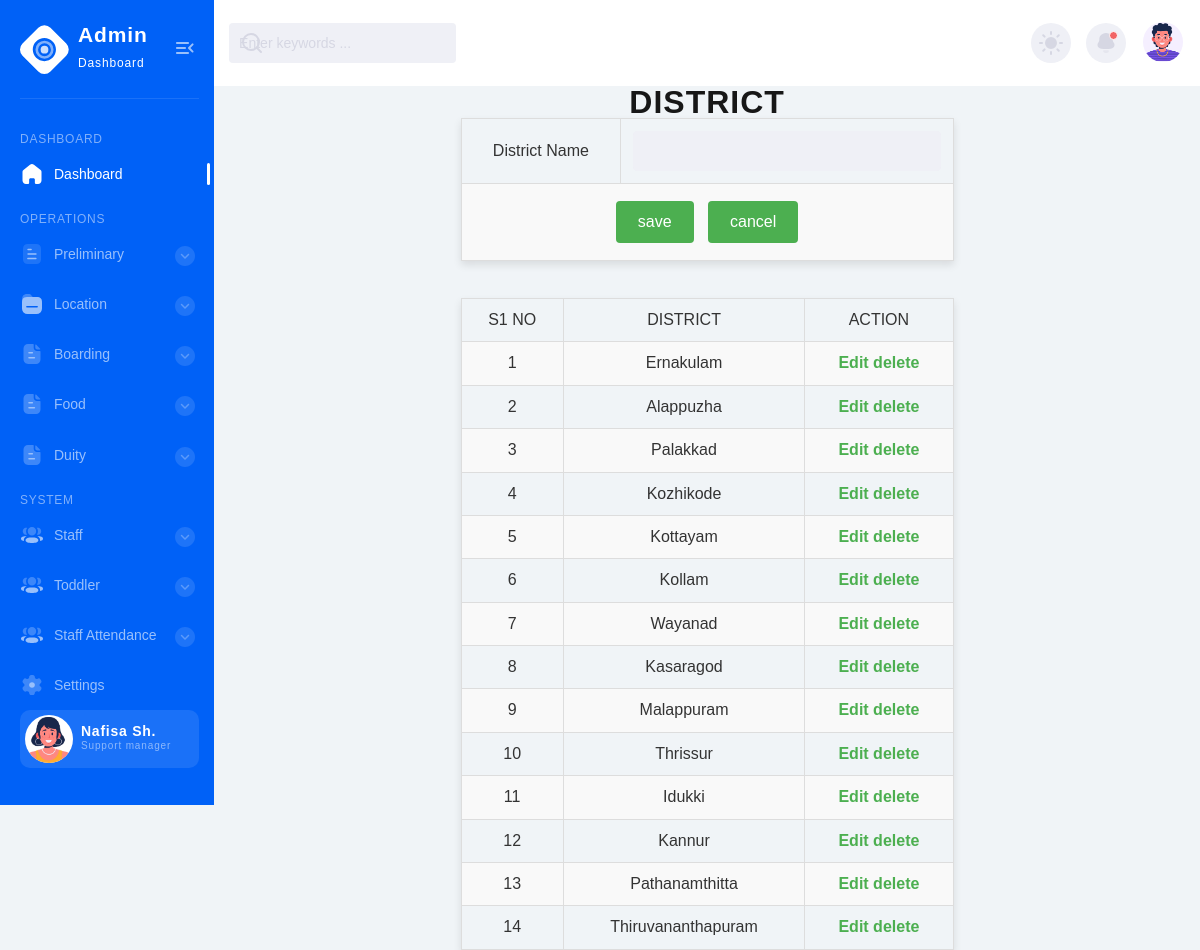
Page /Project/Admin/district.php on the committed database.
### tables this page shows
CREATE TABLE `tbl_district` (
  `district_id` int(11) NOT NULL,
  `district_name` varchar(50) NOT NULL
);

### Project/Admin/district.php (the view, shortened to what this page needs)
<?php include("Head.php") ?>
<?php
include("../Assets/Connection/Connection.php");
$ename="";
?>
<!DOCTYPE html PUBLIC "-//W3C//DTD XHTML 1.0 Transitional//EN" "http://www.w3.org/TR/xhtml1/DTD/xhtml1-transitional.dtd">
<html xmlns="http://www.w3.org/1999/xhtml">
<head>
</head>
<body>
<form id="form1" name="form1" method="post" action="">
<h1 align="center"> DISTRICT </h1>
  <table  border="1" align="center">
    <tr>
      <td>District&nbsp;Name</td>
      <td><label form="txt_district"></label>
	  <input type="text" name="txt_district" id="txt_district" value="<?php echo $ename?>" /></td>
    </tr>
    <tr>
      <td colspan ="2" align="center">
      <input type="submit" name="btn_save" id="btn_save" value="save" />
      <input type="submit" name="btn_cancel" id="btn_cancel" value="cancel" /></td>
    </tr>
  </table>
  <br /><br/>
  <table border="1" cols="2" align="center">
    <tr>
      <td>S1 NO</td>
      <td>DISTRICT</td>
      <td>ACTION</td>
    </tr>
    <?PHP
	$i=0;
	$selQry ="select * from tbl_district";
	$result = $con -> query($selQry);
	while($data = $result -> fetch_assoc())
	{
		$i++
		?>
    <tr>
      <td><?php echo $i ?></td>
      <td><?php echo $data['district_name'] ?></td>
      <td>
      <a href="district.php?eid= <?php echo $data['district_id'] ?>" class="a">Edit </a>
      <a href="district.php?did= <?php echo $data['district_id'] ?>" class="a">delete </a>
      </td>
    </tr>
    <?php
	}
	?>
  </table>
</form>
</body>
</html>
<?php include("Foot.php") ?>

### Project/Admin/district.php (style rules this page uses)
body { font-family: Arial, sans-serif; background-color: #f0f4f7; color: #333; }
table { width: 50%; margin: 0 auto; border-collapse: collapse; box-shadow: 0 4px 8px rgba(0, 0, 0, 0.1); }
table, th, td { border: 1px solid #ddd; padding: 12px; text-align: center; }
tr:nth-child(even) { background-color: #f9f9f9; }
input[type="text"], input[type="hidden"] { width: 100%; padding: 8px; border: 1px solid #ccc; border-radius: 4px; box-sizing: border-box; }
input[type="submit"] { background-color: #4CAF50; color: white; border: none; padding: 10px 20px; cursor: pointer; border-radius: 4px; margin: 5px; }
.a { color: #4CAF50; text-decoration: none; font-weight: bold; }

### rows in the picture
tbl_district: district_name "Ernakulam"
tbl_district: district_name "Alappuzha"
tbl_district: district_name "Palakkad"
tbl_district: district_name "Kozhikode"
tbl_district: district_name "Kottayam"
tbl_district: district_name "Kollam"
tbl_district: district_name "Wayanad"
tbl_district: district_name "Kasaragod"
tbl_district: district_name "Malappuram"
tbl_district: district_name "Thrissur"
tbl_district: district_name "Idukki"
tbl_district: district_name "Kannur"
tbl_district: district_name "Pathanamthitta"
tbl_district: district_name "Thiruvananthapuram"
